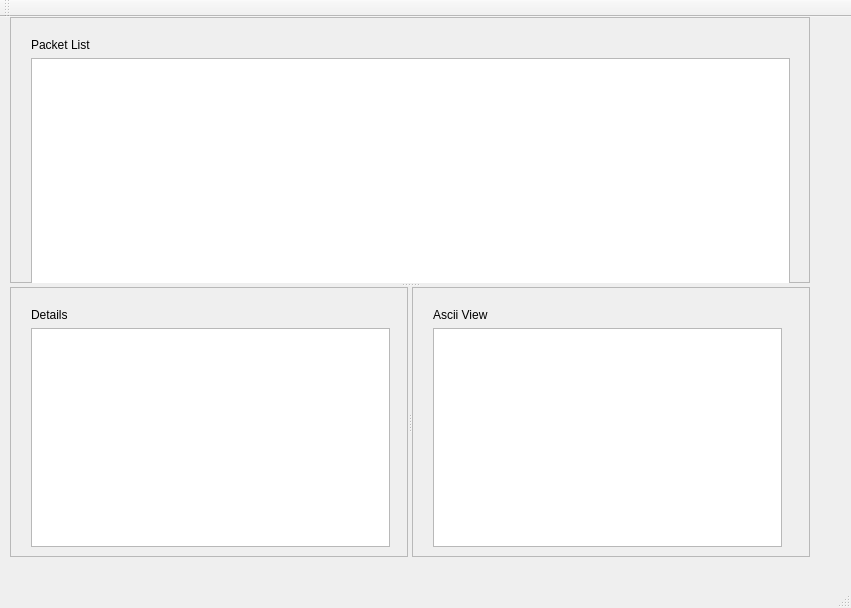
<?xml version="1.0" encoding="UTF-8"?>
<ui version="4.0">
 <class>MainWindow</class>
 <widget class="QMainWindow" name="MainWindow">
  <property name="enabled">
   <bool>true</bool>
  </property>
  <property name="geometry">
   <rect>
    <x>0</x>
    <y>0</y>
    <width>851</width>
    <height>608</height>
   </rect>
  </property>
  <property name="windowTitle">
   <string>MainWindow</string>
  </property>
  <widget class="QWidget" name="centralWidget">
   <property name="sizePolicy">
    <sizepolicy hsizetype="Expanding" vsizetype="Expanding">
     <horstretch>0</horstretch>
     <verstretch>0</verstretch>
    </sizepolicy>
   </property>
   <widget class="QSplitter" name="splitV">
    <property name="geometry">
     <rect>
      <x>10</x>
      <y>0</y>
      <width>800</width>
      <height>540</height>
     </rect>
    </property>
    <property name="sizePolicy">
     <sizepolicy hsizetype="Preferred" vsizetype="Preferred">
      <horstretch>0</horstretch>
      <verstretch>0</verstretch>
     </sizepolicy>
    </property>
    <property name="orientation">
     <enum>Qt::Vertical</enum>
    </property>
    <property name="opaqueResize">
     <bool>true</bool>
    </property>
    <widget class="QFrame" name="framePktlist">
     <property name="frameShape">
      <enum>QFrame::StyledPanel</enum>
     </property>
     <property name="frameShadow">
      <enum>QFrame::Raised</enum>
     </property>
     <widget class="QWidget" name="verticalLayoutWidget_3">
      <property name="geometry">
       <rect>
        <x>10</x>
        <y>10</y>
        <width>781</width>
        <height>271</height>
       </rect>
      </property>
      <layout class="QVBoxLayout" name="vlayPktlist">
       <item>
        <widget class="QLabel" name="labelPktlist">
         <property name="text">
          <string>Packet List</string>
         </property>
        </widget>
       </item>
       <item>
        <widget class="QTreeView" name="treeView">
         <property name="sizePolicy">
          <sizepolicy hsizetype="Preferred" vsizetype="Expanding">
           <horstretch>0</horstretch>
           <verstretch>0</verstretch>
          </sizepolicy>
         </property>
         <property name="editTriggers">
          <set>QAbstractItemView::NoEditTriggers</set>
         </property>
        </widget>
       </item>
      </layout>
     </widget>
    </widget>
    <widget class="QSplitter" name="splitH">
     <property name="sizePolicy">
      <sizepolicy hsizetype="Preferred" vsizetype="Preferred">
       <horstretch>0</horstretch>
       <verstretch>0</verstretch>
      </sizepolicy>
     </property>
     <property name="minimumSize">
      <size>
       <width>0</width>
       <height>270</height>
      </size>
     </property>
     <property name="orientation">
      <enum>Qt::Horizontal</enum>
     </property>
     <widget class="QFrame" name="frameDetails">
      <property name="frameShape">
       <enum>QFrame::StyledPanel</enum>
      </property>
      <property name="frameShadow">
       <enum>QFrame::Raised</enum>
      </property>
      <widget class="QWidget" name="verticalLayoutWidget">
       <property name="geometry">
        <rect>
         <x>10</x>
         <y>10</y>
         <width>381</width>
         <height>261</height>
        </rect>
       </property>
       <layout class="QVBoxLayout" name="vlayDetails">
        <item>
         <widget class="QLabel" name="labelDetails">
          <property name="text">
           <string>Details</string>
          </property>
         </widget>
        </item>
        <item>
         <widget class="QTextEdit" name="textDetails">
          <property name="readOnly">
           <bool>true</bool>
          </property>
         </widget>
        </item>
       </layout>
      </widget>
     </widget>
     <widget class="QFrame" name="frameAscii">
      <property name="frameShape">
       <enum>QFrame::StyledPanel</enum>
      </property>
      <property name="frameShadow">
       <enum>QFrame::Raised</enum>
      </property>
      <widget class="QWidget" name="verticalLayoutWidget_2">
       <property name="geometry">
        <rect>
         <x>10</x>
         <y>10</y>
         <width>371</width>
         <height>261</height>
        </rect>
       </property>
       <layout class="QVBoxLayout" name="vlayAscii">
        <item>
         <widget class="QLabel" name="labelAscii">
          <property name="text">
           <string>Ascii View</string>
          </property>
         </widget>
        </item>
        <item>
         <widget class="QTextEdit" name="textAscii">
          <property name="readOnly">
           <bool>true</bool>
          </property>
         </widget>
        </item>
       </layout>
      </widget>
     </widget>
    </widget>
   </widget>
  </widget>
  <widget class="QMenuBar" name="menuBar">
   <property name="geometry">
    <rect>
     <x>0</x>
     <y>0</y>
     <width>851</width>
     <height>20</height>
    </rect>
   </property>
  </widget>
  <widget class="QToolBar" name="mainToolBar">
   <attribute name="toolBarArea">
    <enum>TopToolBarArea</enum>
   </attribute>
   <attribute name="toolBarBreak">
    <bool>false</bool>
   </attribute>
  </widget>
  <widget class="QStatusBar" name="statusBar"/>
 </widget>
 <layoutdefault spacing="6" margin="11"/>
 <resources/>
 <connections/>
</ui>
